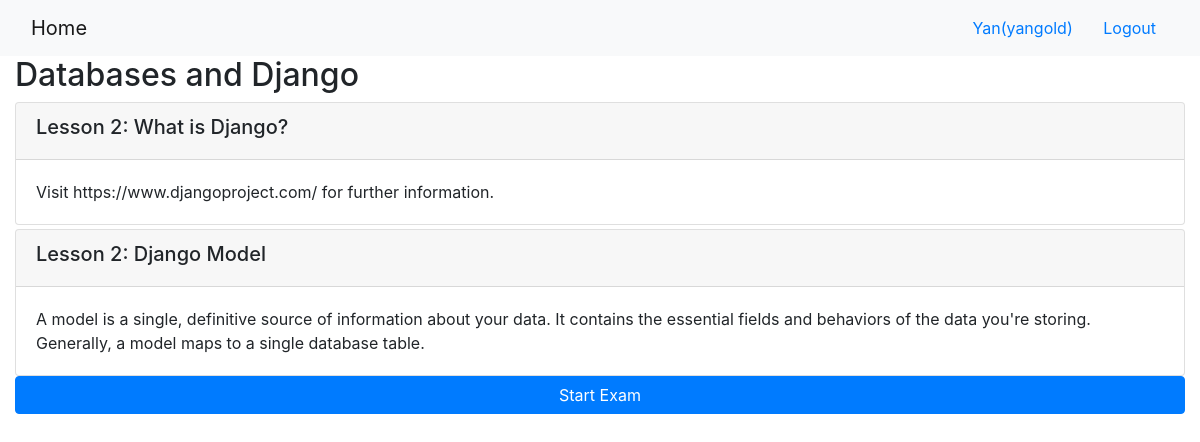
The app's page /onlinecourse/1/ (signed in) with its own data.
### onlinecourse/models.py (models this page shows, shortened)
class Course(models.Model):
    name = models.CharField(null=False, max_length=30, default='online course')
    image = models.ImageField(upload_to='course_images/')
    description = models.CharField(max_length=1000)
    pub_date = models.DateField(null=True)
    instructors = models.ManyToManyField(Instructor)
    users = models.ManyToManyField(settings.AUTH_USER_MODEL, through='Enrollment')
    total_enrollment = models.IntegerField(default=0)
    is_enrolled = False

class Lesson(models.Model):
    title = models.CharField(max_length=200, default="title")
    order = models.IntegerField(default=0)
    course = models.ForeignKey(Course, on_delete=models.CASCADE)
    content = models.TextField()

### onlinecourse/views.py (the view)
# urls.py: path('<int:pk>/', views.CourseDetailView.as_view(), name='course_details'),
class CourseDetailView(generic.DetailView):
    model = Course
    template_name = 'onlinecourse/course_detail_bootstrap.html'

### onlinecourse/templates/onlinecourse/course_detail_bootstrap.html (shortened to what this page needs)
<!DOCTYPE html>
<html lang="en">
<head>
     {% load static %}
    <link rel="stylesheet" href="https://maxcdn.bootstrapcdn.com/bootstrap/4.5.2/css/bootstrap.min.css">
</head>
<body>
    <nav class="navbar navbar-light bg-light">
        <div class="container-fluid">
            <div class="navbar-header">
                  <a class="navbar-brand" href="{% url 'onlinecourse:index' %}">Home</a>
            </div>
            <ul class="nav navbar-nav navbar-right">
                {% if user.is_authenticated %}
                <li>
                    <a class="btn btn-link" href="#">{{ user.first_name }}({{ user.username }})</a>
                    <a class="btn btn-link" href="{% url 'onlinecourse:logout' %}">Logout</a>
                </li>
                {% endif %}
            </ul>
        </div>
    </nav>
    <div class="container-fluid">
            <h2>{{ course.name }}</h2>
            <div class="card-columns-vertical">
                {% for lesson in course.lesson_set.all %}
                    <div class="card mt-1">
                        <div class="card-header"><h5>Lesson {{lesson.order|add:1}}: {{lesson.title}}</h5></div>
                        <div class="card-body">{{lesson.content}}</div>
                    </div>
                {% endfor %}
            </div>
            <p>
            <button class="btn btn-primary btn-block" data-toggle="collapse" href="#collapseExample" aria-controls="collapseExample">
                Start Exam
            </button>
              </p>
    </div>
</body>
</html>

### records on screen
Course: name "Databases and Django"
Lesson: order|add "2", title "What is Django?", content "Visit https://www.djangoproject.com/ for further information."
Lesson: order|add "2", title "Django Model", content "A model is a single, definitive source of information about your data. It contains the essential fields and behaviors of the data you're storing. Generally, a model maps to a single database table."

### other values on screen
{{ user.first_name }} "Yan"
{{ user.username }} "yangold"
